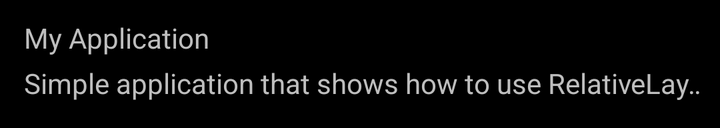
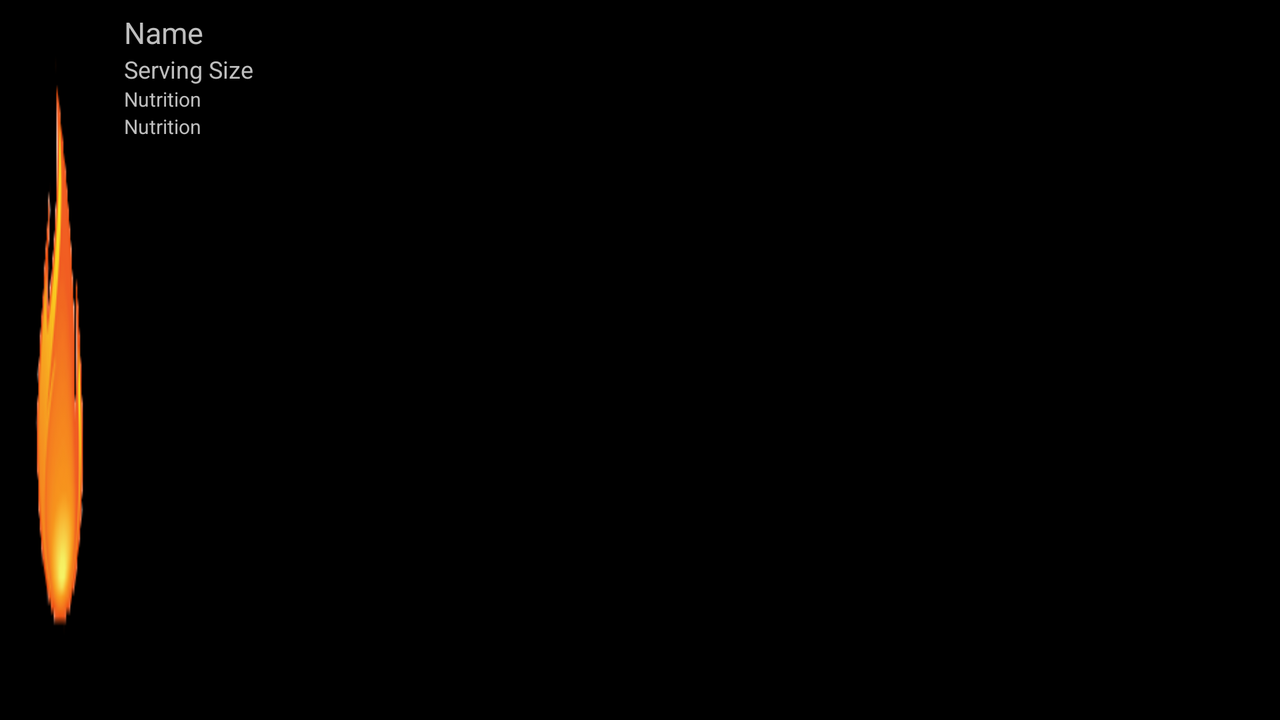

Two renders of one Android screen. The first uses the default layout on a phone; the second uses the alternative layout the repository ships for a different screen configuration, on a matching device. The two XML files are below.
<!-- AndroidManifest.xml: application theme DailyBurnTheme -->
<!-- res/layout/foodrow.xml -->
<RelativeLayout xmlns:android="http://schemas.android.com/apk/res/android"
	android:id="@+id/foodrow"
    android:layout_width="fill_parent"
    android:layout_height="?android:attr/listPreferredItemHeight"
    
    android:padding="6dip">
    
    <ImageView
        android:id="@+id/icon"
        
        android:layout_width="wrap_content"
        android:layout_height="fill_parent"
        
        android:layout_alignParentTop="true"
        android:layout_alignParentBottom="true"
        android:layout_marginRight="6dip"
        />


    <TextView  
        android:id="@+id/secondLine"

        android:layout_width="fill_parent"
        android:layout_height="26dip" 
        
        android:layout_toRightOf="@id/icon"
        android:layout_alignParentBottom="true"
        android:layout_alignParentRight="true"
        
        android:singleLine="true"
        android:ellipsize="marquee"
        android:text="Simple application that shows how to use RelativeLayout" />

    <TextView
    	android:id="@+id/firstLine"
        android:layout_width="fill_parent"
        android:layout_height="wrap_content"
        
        android:layout_toRightOf="@id/icon"
        android:layout_alignParentRight="true"
        android:layout_alignParentTop="true"
        android:layout_above="@id/secondLine"
        android:layout_alignWithParentIfMissing="true"
                
        android:gravity="center_vertical"
        android:text="My Application" />

</RelativeLayout>
<!-- resources referenced by this layout -->
<resources>
  <style name="DailyBurnTheme" parent="android:style/Theme">
          <item name="android:windowNoTitle">true</item>
          <item name="android:windowContentOverlay">@null</item>
      </style>
</resources>
<!-- res/layout-land/foodrow.xml (the repository's variant of the layout above) -->
<!-- drawn on the phone turned sideways -->
<RelativeLayout xmlns:android="http://schemas.android.com/apk/res/android"
	android:id="@+id/foodrow"
    android:layout_width="fill_parent"
    android:layout_height="wrap_content"
    android:padding="6dip">
    <ImageView
        android:id="@+id/foodrow_Icon"
        android:layout_width="50dp"
        android:layout_height="50dp"
        android:scaleType="fitXY"
        android:layout_alignParentTop="true"
        android:layout_alignParentBottom="true"
        android:layout_marginRight="6dip"
        android:src="@drawable/icon" />
        />
<TextView 
	android:id="@+id/foodrow_Name"
	android:layout_width="wrap_content" 
	android:layout_height="wrap_content" 
	android:text="Name"
	android:textSize="15sp" 
	android:layout_toRightOf="@+id/foodrow_Icon" 
	/>
<TextView
	android:id="@+id/foodrow_Size" 
	android:layout_width="wrap_content" 
	android:text="Serving Size" 
	android:layout_height="wrap_content"
	android:textSize="12sp"
	android:layout_toRightOf="@+id/foodrow_Icon" 
	android:layout_below="@+id/foodrow_Name" 
	/>
<TextView
	android:id="@+id/foodrow_Nutrition1" 
	android:layout_width="wrap_content" 
	android:text="Nutrition" 
	android:layout_height="wrap_content"
	android:textSize="10sp"
	android:layout_toRightOf="@+id/foodrow_Icon" 
	android:layout_below="@+id/foodrow_Size" 
	/>
	<TextView
	android:id="@+id/foodrow_Nutrition2" 
	android:layout_width="wrap_content" 
	android:text="Nutrition" 
	android:layout_height="wrap_content"
	android:textSize="10sp"
	android:layout_toRightOf="@+id/foodrow_Icon" 
	android:layout_below="@+id/foodrow_Nutrition1" 
	/>
</RelativeLayout>
<!-- resources referenced by the variant -->
<!-- as the phone turned sideways resolves them -->
<resources>
  <!-- drawable icon: png bitmap (drawable-hdpi, 3005 bytes) -->
  <style name="DailyBurnTheme" parent="android:style/Theme">
          <item name="android:windowNoTitle">true</item>
          <item name="android:windowContentOverlay">@null</item>
      </style>
</resources>
